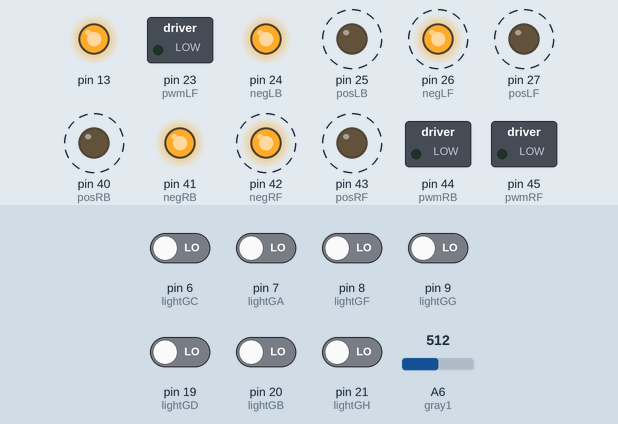
Simulated run of this sketch. Board: Arduino Mega 2560, built with avr-gcc and run on an emulated ATmega2560. On the bench: switched loads named in the sketch (green lamp = pin HIGH), output pins drawn as LEDs (lit = HIGH). Dashed ring = blinking. Inputs (shaded band) come from the test bench; at power-on: pin 6 (lightGC), pin 7 (lightGA), pin 8 (lightGF), pin 9 (lightGG), pin 19 (lightGD), pin 20 (lightGB), pin 21 (lightGH) LOW, A6 (gray1) = 512. What the sketch prints to the serial monitor is not drawn.

Above: at 4.8 s.
4.9 s: pin 7 (lightGA) driven HIGH
At 5.9 s:
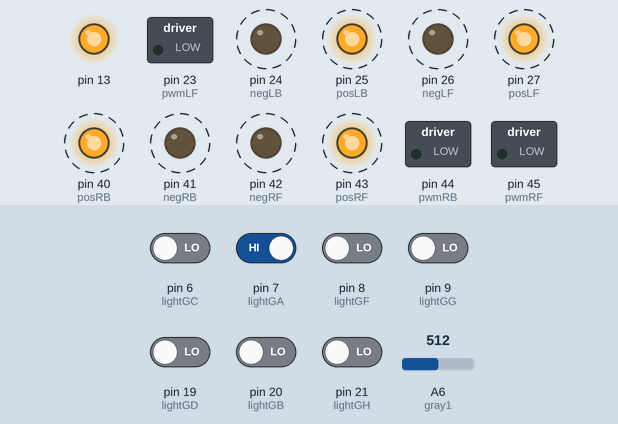
8.4 s: pin 7 (lightGA) driven LOW
At 8.64 s:
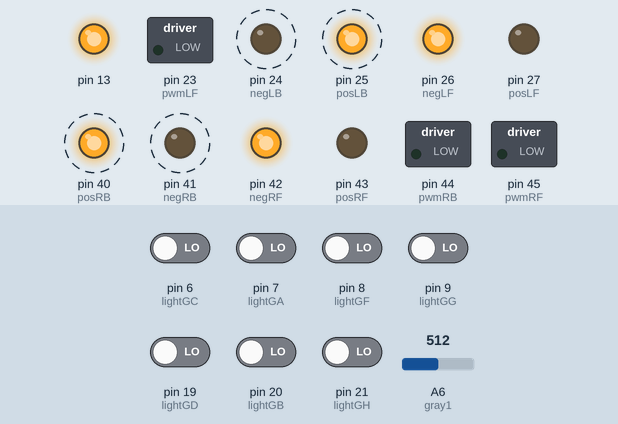
Timing chart, 0 to 17.9 s (numbered marks = the images above; inputs shaded):
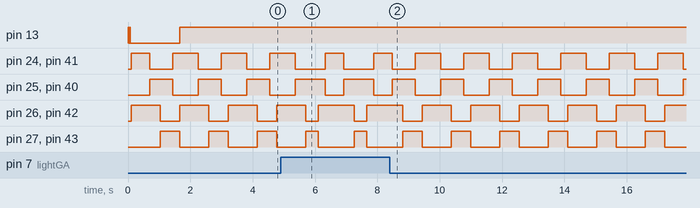

The sketch:

sketch_mar23a.ino
```cpp
/*
 Name:		whole_car_first_version.ino
 Created:	2021/1/14 15:36:21
 Author:	NicholasYe
*/

#include <math.h>
#include <Wire.h>

const int negLF = 26;//左前负极
const int posLF = 27;//左前正极
const int negRF = 42;//右前负极
const int posRF = 43;//右前正极
const int pwmLF = 23;//左前轮pwm
const int pwmRF = 45;//右前轮pwm

const int negLB = 24;//左后负极
const int posLB = 25;//左后正极
const int negRB = 41;//右后负极
const int posRB = 40;//右后正极
const int pwmLB = 23;//左后轮pwm
const int pwmRB = 44;//右后轮pwm

const int lightGA = 7;//光电传感器GA（左前）
int lightnumGA;//光电传感器GA返回数值
int* ligGA = NULL;//存储光电传感器数值lightnumGA的指针

const int lightGB = 20;//光电传感器GB（右前）
int lightnumGB;
int* ligGB = NULL;

const int lightGC = 6;//光电传感器GC（左后）
int lightnumGC;
int* ligGC = NULL;

const int lightGD = 19;//光电传感器GD（右后）
int lightnumGD;
int* ligGD = NULL;

const int lightGE = 0;//光电传感器GE（前）
int lightnumGE;
int* ligGE = NULL;

const int lightGF = 8;//光电传感器GF（后）
int lightnumGF;
int* ligGF = NULL;

const int lightGG = 9;//光电传感器GG（左）
int lightnumGG;
int* ligGG = NULL;

const int lightGH = 21;//光电传感器GH（右）
int lightnumGH;
int* ligGH = NULL;

const int gray1 =A6;//灰度传感器GR1
int graynum1;//灰度传感器返回数值
int* gray_level1 = NULL;//存储灰度传感器数值graynum的指针
int gray_arrtest_result = 0;//存贮gray快排后的中值

int Timer=0;//追敌跳出计时器

boolean on_stage = false;

// the setup function runs once when you press reset or power the board
void setup()
{
	Serial.begin(9600);//打开接口9600
	Serial.println("Senesor:");

	pinMode(negLF, OUTPUT);//引脚
	pinMode(posLF, OUTPUT);//引脚
	pinMode(negRF, OUTPUT);//引脚
	pinMode(posRF, OUTPUT);//引脚
	pinMode(pwmLF, OUTPUT);//引脚
	pinMode(pwmRF, OUTPUT);//引脚

	pinMode(negLB, OUTPUT);//引脚
	pinMode(posLB, OUTPUT);//引脚
	pinMode(negRB, OUTPUT);//引脚
	pinMode(posRB, OUTPUT);//引脚
	pinMode(pwmLB, OUTPUT);//引脚
	pinMode(pwmRB, OUTPUT);//引脚

	pinMode(lightGA, INPUT);//光电传感器GA
	digitalWrite(lightGA, LOW);

	pinMode(lightGB, INPUT);//光电传感器GB
	digitalWrite(lightGB, LOW);

	pinMode(lightGC, INPUT);//光电传感器GC
	digitalWrite(lightGC, LOW);

	pinMode(lightGD, INPUT);//光电传感器GD
	digitalWrite(lightGD, LOW);

	pinMode(lightGE, INPUT);//光电传感器GE
	digitalWrite(lightGE, LOW);

	pinMode(lightGF, INPUT);//光电传感器GF
	digitalWrite(lightGF, LOW);

	pinMode(lightGG, INPUT);//光电传感器GG
	digitalWrite(lightGG, LOW);

	pinMode(lightGH, INPUT);//光电传感器GH
	digitalWrite(lightGH, LOW);

	pinMode(gray1, INPUT);//灰度传感器GR1

	pinMode(LED_BUILTIN, OUTPUT);//LED闪烁

	//点亮小灯函数
	//digitalWrite(LED_BUILTIN, HIGH);

	//闪烁指示
	digitalWrite(LED_BUILTIN, HIGH);
	delay(25);
	digitalWrite(LED_BUILTIN, LOW);
	delay(25);
	digitalWrite(LED_BUILTIN, HIGH);
	delay(25);
	digitalWrite(LED_BUILTIN, LOW);
	delay(25);
}

// the loop function runs over and over again until power down or reset

//循环检测是否启动小车
void loop()
{
  start_setup();
}

void start_setup()//单次程序
{
	//单次程序
	back(0,0,0,0);
	delay(600);//上台
	rotate_counterclockwise(0,0,0,0);
	delay(330);//旋转135
	forward(0,0,0,0);
	delay(400);//走到中间

	//循环程序
	if (1)
	{
		start_loop();
	}
}

//循环程序
void start_loop()
{
	on_stage_test();//位置检测

	light_test();
	forward(0,0,0,0);

	if (*ligGA == 0)
	{
		rotate_clockwise(0,0,0,0);
		delay(220);//旋转90
		goto Reset;
	}
	else if (*ligGB == 0)
	{
		rotate_counterclockwise(0,0,0,0);
		delay(220);//旋转90
		goto Reset;
	}
	else if (*ligGC == 0)
	{
		rotate_counterclockwise(0,0,0,0);
		delay(75);//旋转30
		forward(0,0,0,0);
		delay(1000);//前进1s
		rotate_clockwise(0,0,0,0);
		delay(110);//旋转45
		goto Reset;
	}
	else if (*ligGD == 0)
	{
		rotate_clockwise(0,0,0,0);
		delay(75);//旋转30
		forward(0,0,0,0);
		delay(1000);//前进1s
		rotate_counterclockwise(0,0,0,0);
		delay(110);//旋转45
		goto Reset;
	}

  Reset:
  digitalWrite(LED_BUILTIN,HIGH);

}


//逻辑程序设计

//台上台下检测
void on_stage_test()
{
	gray_test();

	if (*gray_level1 > 450)					//数值待更改
	{
		on_stage = true;
	}
	else
	{
		on_stage = false;
	}
}

//台上进攻程序
void attack_mode()
{
	light_test();
	forward(0,0,0,0);

	if (*ligGA == 0)
	{
		rotate_clockwise(0,0,0,0);
		delay(220);//旋转90
		goto Reset;
	}
	else if (*ligGB == 0)
	{
		rotate_counterclockwise(0,0,0,0);
		delay(220);//旋转90
		goto Reset;
	}
	else if (*ligGC == 0)
	{
		rotate_counterclockwise(0,0,0,0);
		delay(75);//旋转30
		forward(0,0,0,0);
		delay(1000);//前进1s
		rotate_clockwise(0,0,0,0);
		delay(110);//旋转45
		goto Reset;
	}
	else if (*ligGD == 0)
	{
		rotate_clockwise(0,0,0,0);
		delay(75);//旋转30
		forward(0,0,0,0);
		delay(1000);//前进1s
		rotate_counterclockwise(0,0,0,0);
		delay(110);//旋转45
		goto Reset;
	}

	//追敌部分
	//do...while写法
	else if (*ligGE == 0)//前面检测到车子
	{
		forward(0,0,0,0);
		delay(400);//延时2s
	}
	else if (*ligGF == 0)//左边检测到车子
	{
		Timer=0;
		do {
			rotate_counterclockwise(0,0,0,0);
			light_test();
			Timer++;
		} while ((*ligGE == 0)||(Timer<2000));
		goto Reset;
	}
	else if (*ligGG == 0)//右边检测到车子
	{
		Timer=0;
		do {
			rotate_clockwise(0,0,0,0);
			light_test();
			Timer++;
		} while ((*ligGE == 0)||(Timer<2000));
		goto Reset;
	}
	else if (*ligGH == 0)//后面检测到车子
	{
		Timer=0;
		do {
			rotate_clockwise(0,0,0,0);
			light_test();
			Timer++;
		} while ((*ligGE == 0)||(Timer<2000));
		goto Reset;
	}

Reset:
	digitalWrite(LED_BUILTIN, HIGH);
	delay(20);
	digitalWrite(LED_BUILTIN, LOW);
	delay(20);
}

//台下返回程序
void return_stage()
{
	light_test();

	if (*ligGE == 0)//前面靠墙
	{
		back(0,0,0,0);
		delay(600);//背靠上台
		goto Return_Reset;
	}
	else if (*ligGF == 0)//左侧靠墙
	{
		rotate_clockwise(0,0,0,0);
		delay(220);//旋转90
		forward(0,0,0,0);
		delay(600);//直行上台
		goto Return_Reset;
	}
	else if (*ligGG == 0)//右侧靠墙
	{
		rotate_counterclockwise(0,0,0,0);
		delay(220);//旋转90
		forward(0,0,0,0);
		delay(600);//直行上台
		goto Return_Reset;
	}
	else if (*ligGH == 0);//反面靠墙
	{
		forward(0,0,0,0);
		delay(600);//直行上台
		goto Return_Reset;
	}

Return_Reset:
	analogWrite(LED_BUILTIN, HIGH);
	delay(200);
	analogWrite(LED_BUILTIN, LOW);
	delay(200);
}

//光电传感器全测
void light_test()
{
	GA();
	GB();
	GC();
	GD();
	GE();
	GF();
	GG();
	GH();
  gray_test();

	////输出检测
	//Serial.print(*ligGA);
	//Serial.print("\t");
	//Serial.print(*ligGB);
	//Serial.print("\t");
	//Serial.print(*ligGC);
	//Serial.print("\t");
	//Serial.print(*ligGD);
	//Serial.print("\t");
	//Serial.print(*ligGE);
	//Serial.print("\t");
	//Serial.print(*ligGF);
	//Serial.print("\t");
	//Serial.print(*ligGG);
	//Serial.print("\t");
	//Serial.print(*ligGH);
	//Serial.print("\t");
	//Serial.println();

	////边缘传感器状态检测
	//if ((*ligGA == 0) && (*ligGB == 0) && (*ligGC == 0) && (*ligGD == 0))
	//{
	//	Serial.print("Nomal");
	//	Serial.println();
	//}
	//else
	//{
	//	Serial.print("Error!");
	//	Serial.println();
	//}
}

//灰度传感器Gray1
int Gray1()
{
	graynum1 = analogRead(6);
	gray_level1 = &graynum1;
	return graynum1;
}

//灰度传感器测试
void gray_test()
{
	int gray_arr[21] = {};

	for (int n = 0; n < 21; n++)
	{
		Gray1();
		gray_arr[n] = *gray_level1;
	}

	gray_arrtest_result = quickSort(gray_arr, 0, 20);//中值gray
}

//数学程序设计

//取中值函数
int quickSortPartition(int s[], int l, int r) {
	//Swap(s[l], s[(l + r) / 2]); //若以中间数为基准，则先将中间的这个数和第一个数交换即可
	int i = l, j = r, x = s[l]; //将最左元素记录到x中
	while (i < j)
	{
		// 从右向左找第一个<x的数
		// 无需考虑下标越界
		while (i < j && s[j] >= x)
			j--;
		if (i < j)
			s[i++] = s[j]; //直接替换掉最左元素（已在x中存有备份）

		// 从左向右找第一个>x的数
		while (i < j && s[i] <= x)
			i++;
		if (i < j)
			//替换掉最右元素(已在最左元素中有备份）
			//最左元素一定被覆盖过，若没有，则表明右侧所有元素都>x，那么算法将终止
			s[j--] = s[i];
	}
	s[i] = x;  //i的位置放了x，所以其左侧都小于x，右侧y都大于x
	return i;
}

int quickSort(int s[], int l, int r)
{
	//数组左界<右界才有意义，否则说明都已排好，直接返回即可
	if (l >= r) {
		return s[11];
	}

	// 划分，返回基准点位置
	int i = quickSortPartition(s, l, r);

	// 递归处理左右两部分，i处为分界点，不用管i了
	quickSort(s, l, i - 1);
	quickSort(s, i + 1, r);

	return s[11];
}

////用法
//int main()
//{
//    int a[21] = {};
//    quickSort(a, 0, 20);//注意最后一个参数是n-1
//}

//传感器使用函数

//前进函数
void forward(byte LFmotorSpeed,byte RFmotorSpeed,byte LBmotorSpeed,byte RBmotorSpeed)
{
    analogWrite(pwmLF,LFmotorSpeed);//左前轮转速
    analogWrite(pwmRF,RFmotorSpeed);//右前轮转速
    analogWrite(pwmLB,LBmotorSpeed);//左后轮转速
    analogWrite(pwmRB,RBmotorSpeed);//右后轮转速
	digitalWrite(posLF, HIGH);//左前向前
	digitalWrite(negLF, LOW);
	digitalWrite(posRF, HIGH);//右前向前
	digitalWrite(negRF, LOW);
	digitalWrite(posLB, HIGH);//左后向前
	digitalWrite(negLB, LOW);
	digitalWrite(posRB, HIGH);//右后向前
	digitalWrite(negRB, LOW);
}

//后退函数
void back(byte LFmotorSpeed,byte RFmotorSpeed,byte LBmotorSpeed,byte RBmotorSpeed)
{
    analogWrite(pwmLF,LFmotorSpeed);//左前轮转速
    analogWrite(pwmRF,RFmotorSpeed);//右前轮转速
    analogWrite(pwmLB,LBmotorSpeed);//左后轮转速
    analogWrite(pwmRB,RBmotorSpeed);//右后轮转速
	digitalWrite(posLF, LOW);//左前向后
	digitalWrite(negLF, HIGH);
	digitalWrite(posRF, LOW);//右前向后
	digitalWrite(negRF, HIGH);
	digitalWrite(posLB, LOW);//左后向后
	digitalWrite(negLB, HIGH);
	digitalWrite(posRB, LOW);//右后向后
	digitalWrite(negRB, HIGH);
}

//停止函数
void brake(byte LFmotorSpeed,byte RFmotorSpeed,byte LBmotorSpeed,byte RBmotorSpeed)
{
    analogWrite(pwmLF,LFmotorSpeed);//左前轮转速
    analogWrite(pwmRF,RFmotorSpeed);//右前轮转速
    analogWrite(pwmLB,LBmotorSpeed);//左后轮转速
    analogWrite(pwmRB,RBmotorSpeed);//右后轮转速
	digitalWrite(posLF, LOW);//左前停
	digitalWrite(negLF, LOW);
	digitalWrite(posRF, LOW);//右前停
	digitalWrite(negRF, LOW);
	digitalWrite(posLB, LOW);//左后停
	digitalWrite(negLB, LOW);
	digitalWrite(posRB, LOW);//右后停
	digitalWrite(negRB, LOW);
}

//右转
void right(byte LFmotorSpeed,byte RFmotorSpeed,byte LBmotorSpeed,byte RBmotorSpeed)
{
    analogWrite(pwmLF,LFmotorSpeed);//左前轮转速
    analogWrite(pwmRF,RFmotorSpeed);//右前轮转速
    analogWrite(pwmLB,LBmotorSpeed);//左后轮转速
    analogWrite(pwmRB,RBmotorSpeed);//右后轮转速
	digitalWrite(posLF, HIGH);//左前向前
	digitalWrite(negLF, LOW);
	digitalWrite(posRF, LOW);//右前向后
	digitalWrite(negRF, HIGH);
	digitalWrite(posLB, HIGH);//左后向前
	digitalWrite(negLB, LOW);
	digitalWrite(posRB, LOW);//右后向后
	digitalWrite(negRB, HIGH);
}

//左转
void left(byte LFmotorSpeed,byte RFmotorSpeed,byte LBmotorSpeed,byte RBmotorSpeed)
{
    analogWrite(pwmLF,LFmotorSpeed);//左前轮转速
    analogWrite(pwmRF,RFmotorSpeed);//右前轮转速
    analogWrite(pwmLB,LBmotorSpeed);//左后轮转速
    analogWrite(pwmRB,RBmotorSpeed);//右后轮转速
	digitalWrite(posLF, LOW);//左前向
	digitalWrite(negLF, HIGH);
	digitalWrite(posRF, HIGH);//右前向
	digitalWrite(negRF, LOW);
	digitalWrite(posLB, LOW);//左后向
	digitalWrite(negLB, HIGH);
	digitalWrite(posRB, HIGH);//右后向
	digitalWrite(negRB, LOW);
}

//顺时针旋转
void rotate_clockwise(byte LFmotorSpeed,byte RFmotorSpeed,byte LBmotorSpeed,byte RBmotorSpeed)
{
    analogWrite(pwmLF,LFmotorSpeed);//左前轮转速
    analogWrite(pwmRF,RFmotorSpeed);//右前轮转速
    analogWrite(pwmLB,LBmotorSpeed);//左后轮转速
    analogWrite(pwmRB,RBmotorSpeed);//右后轮转速
	digitalWrite(posLF, HIGH);//左前向前
	digitalWrite(negLF, LOW);
	digitalWrite(posRF, HIGH);//右前向后
	digitalWrite(negRF, LOW);
	digitalWrite(posLB, LOW);//左后向前
	digitalWrite(negLB, HIGH);
	digitalWrite(posRB, LOW);//右后向后
	digitalWrite(negRB, HIGH);
}

//逆时针旋转
void rotate_counterclockwise(byte LFmotorSpeed,byte RFmotorSpeed,byte LBmotorSpeed,byte RBmotorSpeed)
{
    analogWrite(pwmLF,LFmotorSpeed);//左前轮转速
    analogWrite(pwmRF,RFmotorSpeed);//右前轮转速
    analogWrite(pwmLB,LBmotorSpeed);//左后轮转速
    analogWrite(pwmRB,RBmotorSpeed);//右后轮转速
	digitalWrite(posLF, LOW);//左前向
	digitalWrite(negLF, HIGH);
	digitalWrite(posRF, LOW);//右前向
	digitalWrite(negRF, HIGH);
	digitalWrite(posLB, HIGH);//左后向
	digitalWrite(negLB, LOW);
	digitalWrite(posRB, HIGH);//右后向
	digitalWrite(negRB, LOW);
}

//光电传感器GA
int GA()
{
	lightnumGA = digitalRead(lightGA);
	ligGA = &lightnumGA;
}

//光电传感器GB
int GB()
{
	lightnumGB = digitalRead(lightGB);
	ligGB = &lightnumGB;
}

//光电传感器GC
int GC()
{
	lightnumGC = digitalRead(lightGC);
	ligGC = &lightnumGC;
}

//光电传感器GD
int GD()
{
	lightnumGD = digitalRead(lightGD);
	ligGD = &lightnumGD;
}

//光电传感器GE
int GE()
{
    lightnumGE = digitalRead(lightGE);
    ligGE = &lightnumGE;
}

//光电传感器GF
int GF()
{
	lightnumGF = digitalRead(lightGF);
	ligGF = &lightnumGF;
}

//光电传感器GG
int GG()
{
	lightnumGG = digitalRead(lightGG);
	ligGG = &lightnumGG;
}

//光电传感器GH
int GH()
{
	lightnumGH = digitalRead(lightGH);
	ligGH = &lightnumGH;
}
```

Measured:
- by itself, pin 24 (negLB), pin 41 (negRB): alternates HIGH for 0.82 s and LOW for 0.74 s
- by itself, pin 25 (posLB), pin 40 (posRB): alternates HIGH for 0.74 s and LOW for 0.82 s
- by itself, pin 26 (negLF), pin 42 (negRF): alternates HIGH for 0.93 s and LOW for 0.63 s
- by itself, pin 27 (posLF), pin 43 (posRF): alternates HIGH for 0.63 s and LOW for 0.93 s
